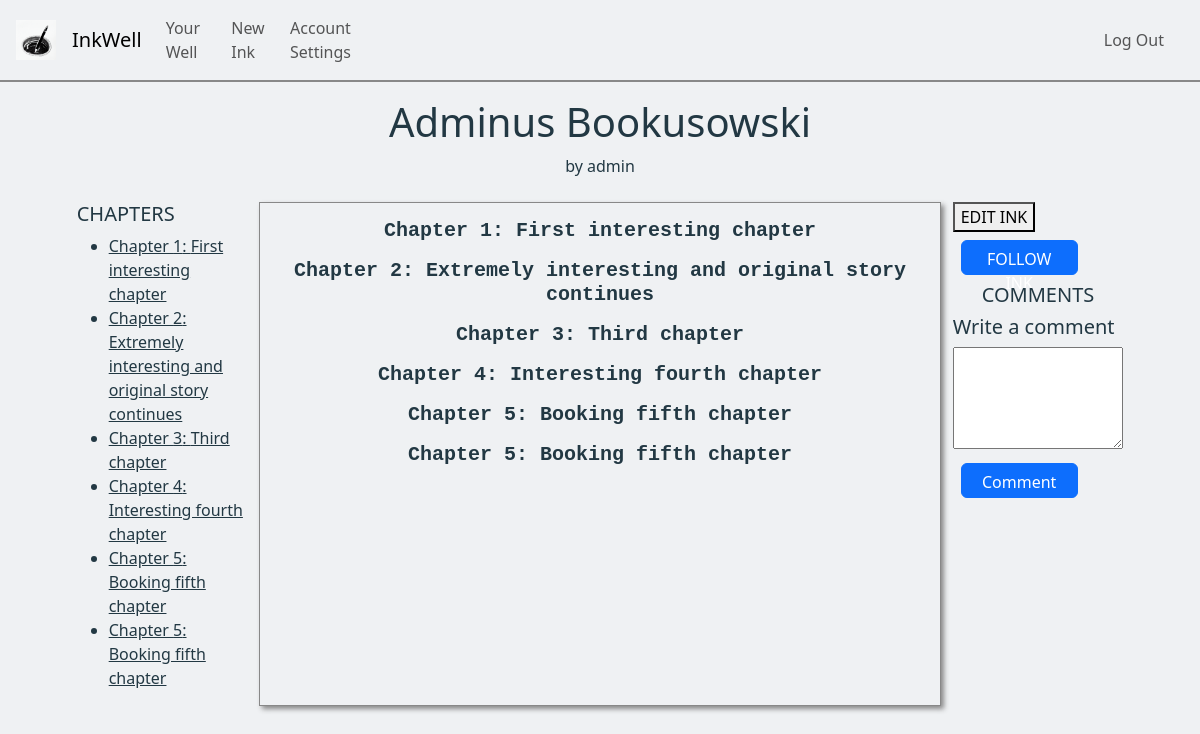
Page /ink_view/6 (signed in) on the earlier database version.
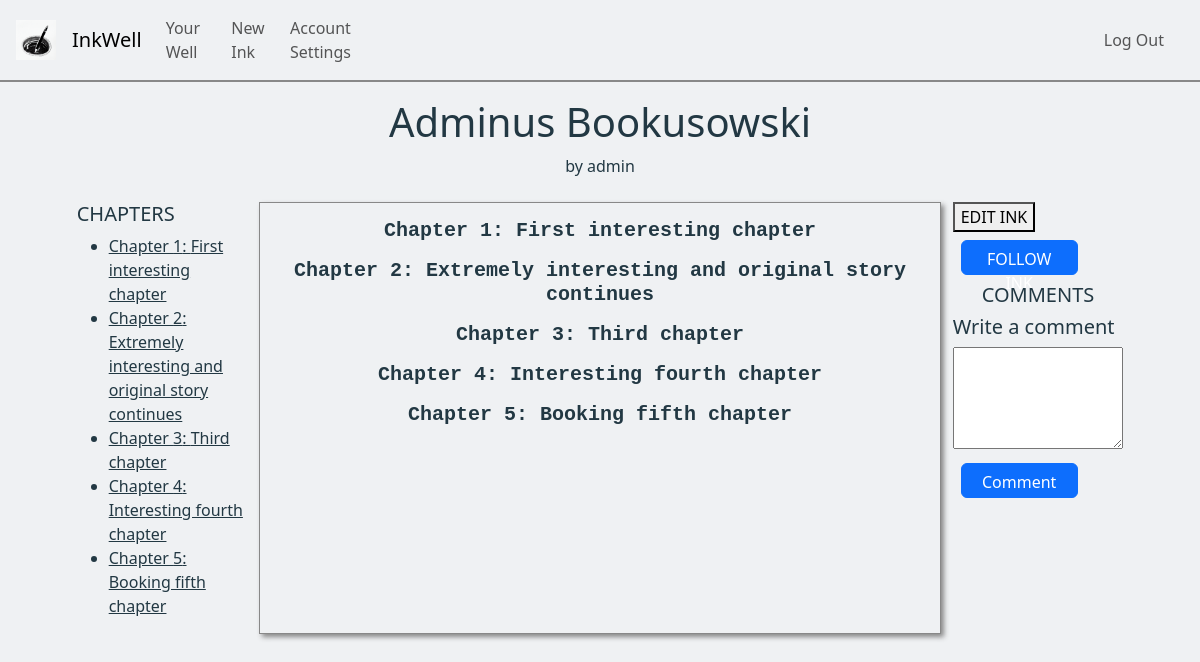
Same page on the later database version.
### inkwell/models.py (models this page shows, shortened)
class Ink(models.Model):
    wellOrigin = models.ForeignKey(Well, on_delete=models.CASCADE, related_name="well_pk", default="")
    inkOwner = models.ForeignKey(User, on_delete=models.CASCADE, related_name="ink_owner", default="")
    coAuthors = models.ManyToManyField(User, related_name="CoAuthors",blank=True)
    privateStatus = models.BooleanField(default=False)
    updateStatus = models.BooleanField(default=False) # If the Ink is edited at least once, this changes to true
    ink_following = models.ManyToManyField(User, related_name="ink_following",blank=True)
    genre = models.CharField(max_length=64, default="")
    description = models.CharField(max_length=500, default="")
    title = models.CharField(max_length=64, default="")
    content = models.TextField()
    views = models.PositiveBigIntegerField(default=0)
    creation_date = models.DateTimeField(default=timezone.now, editable=False)

class User(AbstractUser):
    about = models.CharField(max_length=250, default="")
    profilePicture = models.ImageField(upload_to='', blank=True, null=True)
    YourCoAuthorRequests = models.PositiveIntegerField(default=0) # Amount of co-author requests the author made to other inks
    def __str__(self):
        return f"{self.username}"

class Chapter(models.Model):
    chapterNumber = models.PositiveIntegerField(default=1)
    chapterTitle = models.CharField(max_length=64)
    chapterContents = QuillField()
    chapterInkOrigin = models.ForeignKey(Ink, on_delete=models.CASCADE, related_name="chapterInkOrigin", default="")

### inkwell/views.py (the view)
# urls.py: path('ink_view/<int:inkID>', views.ink_view, name='ink_view'),
def ink_view(request, inkID):
    viewedInk = Ink.objects.get(id=inkID)
    chapters = Chapter.objects.filter(chapterInkOrigin=viewedInk).order_by("chapterNumber")
    current_user = User.objects.get(pk=request.user.pk)
    following_check = False
    viewedInk.views += 1
    viewedInk.save()
    try:
        ink_followed = Ink.objects.get(ink_following=current_user)
        if ink_followed:
            following_check = True
    except Ink.DoesNotExist:
        pass
    comments = Comment.objects.filter(commentInkOrigin=viewedInk)
    if request.method == "POST":
        if "commentContents" in request.POST:
            commentContents = request.POST.get("commentContents")
            new_comment = Comment(content=commentContents, commentInkOrigin=viewedInk, commentAuthor=current_user)
            new_comment.save()
            time.sleep(1)
    return render(request, "inkwell/ink_view.html", {
        "ink": viewedInk,
        "chapters": chapters,
        "following_check": following_check,
        "comments": comments
    })

### inkwell/templates/inkwell/ink_view.html (shortened to what this page needs)
{% extends "inkwell/layout.html" %}
{% block body %}
<div class="container-flex inkViewContainer">
    <div class="mt-3 d-flex justify-content-center upperRowInkView">
        <div class="inkViewTitleColumn">
            <h1 class="text-center title">{{ ink.title }}</h1>
            <span class="author-credit text-center">by {{ ink.inkOwner }}</span>
        </div>
    </div>
    <div class="row mt-2 d-flex justify-content-center lowerRowInkView">
        <div class="col-2">
            <div class="chaptersListView">
                <h5 class="text-start">CHAPTERS</h5>
                <ul class="chapter-list">
                    {% for chapter in chapters %}
                        <a href="#anchorChapter{{ chapter.chapterNumber }}"><li>Chapter {{ chapter.chapterNumber }}: {{ chapter.chapterTitle }}</li></a>
                    {% endfor %}
                </ul>
            </div>
        </div>
        <div class="col-7 inkViewContents">
            {% for chapter in chapters %}
            <div id="anchorChapter{{chapter.chapterNumber}}">
                <h5 class="text-center lead chapterTitle">Chapter {{ chapter.chapterNumber}}: {{chapter.chapterTitle}}</h5>
            </div>
            {% endfor %}
        </div>
        <div class="col-2 inkViewComments inkViewButtonsColumn">
            <a href="{% url 'edit_ink' inkID=ink.id %}"><button>EDIT INK</button></a>
            {% if following_check %}
                <button class="btn btn-danger" id="unfollowBtn" type="submit" onclick="followInk('unfollowInk')">UNFOLLOW INK</button>
            {% else %}
                <button class="btn btn-primary" id="followBtn" type="submit" onclick="followInk('followInk')">FOLLOW INK</button>
            {% endif %}
            <h5 class="text-center">COMMENTS</h5>
            <form class="form" action="{% url 'ink_view' inkID=ink.id %}" method="post" name="commentForm">
                <h5 class="lead">Write a comment</h5>
                <textarea class="commentContents" rows="4" cols="50" name="commentContents"></textarea>
                <button class="btn btn-primary" type="submit">Comment</button>
            </form>
        </div>
    </div>
</div>
{% endblock%}

### inkwell/templates/inkwell/layout.html (shortened to what this page needs)
{% load static %}
<!DOCTYPE html>
<html lang="en">
    <head>
        <link href="https://cdn.jsdelivr.net/npm/bootstrap@5.3.0/dist/css/bootstrap.min.css" rel="stylesheet">
        <link href="{% static 'inkwell/styles.css' %}" rel="stylesheet">
    </head>
    <body>
        <nav class="navbar navbar-expand-lg">
            <img class="nav-logo" src="{% static 'inkwell/inkwell1.ico' %}" width="40px" height="40px">
            <a class="navbar-brand" href="{% url 'index' %}">InkWell</a>
            <div class="collapse navbar-collapse" id="navbarNav">
                <ul class="navbar-nav d-flex justify-content-start nav-left">
                    {% if user.is_authenticated %}
                        <li>
                            <a class="nav-link" href="{% url 'well' username=user.username %}">Your Well</a>
                        </li>
                        <li>
                            <a class="nav-link" href="{% url 'newInk' %}">New Ink</a>
                        </li>
                        <li>
                            <a class="nav-link" href="{% url 'settings' %}">Account Settings</a>
                        </li>
                    {% endif %}
                </ul>
                <ul class="navbar-nav container d-flex justify-content-end nav-right">
                    {% if user.is_authenticated %}
                        <li class="nav-item">
                            <a class="nav-link" href="{% url 'logout' %}">Log Out</a>
                        </li>
                    {% endif %}
                </ul>
            </div>
          </nav>
        <div class="body">
            {% block body %}
            {% endblock %}
        </div>
    </body>
</html>

### inkwell/static/inkwell/styles.css (style rules this page uses)
:root { --black: #020202ff; --dark-green: #0d2818ff; --pakistan-green: #04471cff; --sea-green: #058c42ff; --malachite: #16db65ff; --coquelicot: #f15025ff; --white: #ffffffff; --platinum: #e6e8e6ff; --timberwolf: #ced0ceff; --eerie-black: #191919ff; --gunmetal: #223843ff; --antiflash-white: #eff1f3ff; --timberwolf: #dbd3d8ff; --desert-sand: #d8b4a0ff; --burnt-sienna: #d77a61ff; --primary-color: var(--antiflash-white); --secondary-color: var(--antiflash-white); --text-color: var(--gunmetal); --border-color: #888888; }
.navbar-brand, .nav-logo { margin-left: 1rem; }
.navbar { border-bottom: 2px var(--border-color) solid; }
.nav-right { margin-right: 1rem; }
p, a, h1, h2, h3, h4, h5, span { color: var(--text-color); }
body { background-color: var(--primary-color); }
.inkViewContainer .row { margin: 0; }
.inkViewTitleColumn { display: flex; flex-direction: column; }
.inkViewButtonsColumn { gap: 10px; }
.inkViewButtonsColumn .btn { width: 117px; height: 35px; margin: 0.5rem; }
.inkViewContents { background-color: var(--secondary-color); border: 1px var(--border-color) solid; font-family: 'American Typewriter', monospace; padding: 1rem; box-shadow: 3px 3px 5px #888888; }
.chapterTitle { font-weight: bold; }
.commentContents { width: 100%; box-sizing: border-box; resize: vertical; }
.row { padding: 1rem; }

Differences in the rows shown:
removed Chapter: chapterNumber "5", chapterTitle "Booking fifth chapter"
